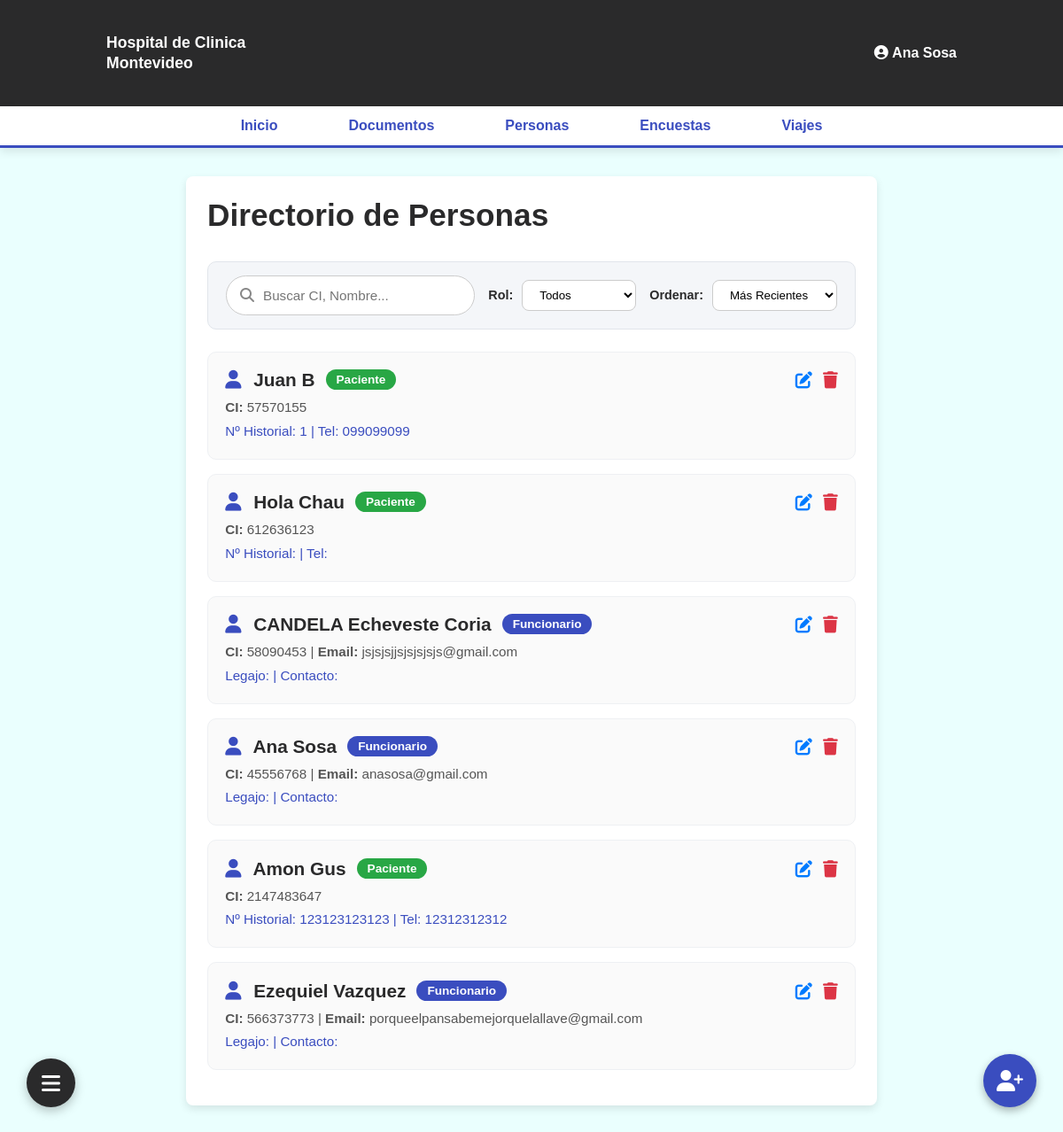
Screenshot of /personas.php (signed in) with the database file from the repository.
### tables this page shows
CREATE TABLE `paciente` (
  `idpaciente` int(6) NOT NULL,
  `id_usuario` int(6) DEFAULT NULL,
  `tel_contacto` varchar(50) DEFAULT NULL,
  `nro_hospital` varchar(50) DEFAULT NULL
);

CREATE TABLE `usuario` (
  `nombre` varchar(50) NOT NULL,
  `apellido` varchar(50) NOT NULL,
  `cedula_identidad` int(11) NOT NULL,
  `email` varchar(100) DEFAULT NULL,
  `pass` varchar(255) DEFAULT NULL,
  `id_usuario` int(11) NOT NULL
);

### personas.php (the view, shortened to what this page needs)
<?php
require_once 'php/conexion.php';
$search = isset($_GET['search']) ? mysqli_real_escape_string($enlace, trim($_GET['search'])) : '';
$filtro_rol = isset($_GET['rol']) ? $_GET['rol'] : 'todos';
$orden = isset($_GET['orden']) ? $_GET['orden'] : 'recientes';
$consulta_personas = "
    SELECT
        u.id_usuario, u.nombre, u.apellido, u.cedula_identidad, u.email,
        p.idpaciente, p.tel_contacto, p.nro_hospital,
        f.idfuncionario, f.cargo, f.legajo, f.contacto AS contacto_func
    FROM usuario u
    LEFT JOIN paciente p ON u.id_usuario = p.id_usuario
    LEFT JOIN funcionario f ON u.id_usuario = f.id_usuario
    WHERE 1=1
";
if ($orden === 'az') {
    $consulta_personas .= " ORDER BY u.nombre ASC";
} elseif ($orden === 'za') {
    $consulta_personas .= " ORDER BY u.nombre DESC";
} else {
    $consulta_personas .= " ORDER BY u.id_usuario DESC";
}
$resultado_personas = mysqli_query($enlace, $consulta_personas);
?>
<!DOCTYPE html>
<html lang="es">
<head>
    <link rel="stylesheet" href="css/style-a.css">
    <link rel="stylesheet" href="css/persona.css?v=<?php echo time(); ?>">
    <link rel="stylesheet" href="https://cdnjs.cloudflare.com/ajax/libs/font-awesome/6.4.0/css/all.min.css">
</head>
<body>
    <header class="header" id="header-index">
        <div class="header-top">
            <div class="logo">
                Hospital de Clinica <br> Montevideo
            </div>
            <div class="user-profile">
                <?php if (isset($_SESSION['id'])): ?>
                    <i class="fa-solid fa-circle-user avatar"></i>
                    <b><a href="perfil.html" class="user-name"><span><?php echo htmlspecialchars($_SESSION['nombre'] . ' ' . ($_SESSION['apellido'] ?? '')); ?></span></a></b>
                <?php else: ?>
                    <a href="php/login.php"><span>Iniciar Sesion</span></a>
                <?php endif; ?>
            </div>
        </div>
        <div class="menu" id="menu-index">
            <a href="index.php">Inicio</a>
            <a href="documentos.php">Documentos</a>
            <a href="personas.php">Personas</a>
            <a href="encuestas.php">Encuestas</a>
            <a href="viajes.php">Viajes</a>
        </div>
    </header>
    <main class="main-body">
        <div class="main-content" id="main-content-personas">
            <h1 class="titulo-personas">Directorio de Personas</h1>
            <div class="control-bar">
                <form method="GET" action="personas.php" class="form-controls">
                    <div class="search-box">
                        <i class="fa-solid fa-magnifying-glass"></i>
                        <input type="text" name="search" placeholder="Buscar CI, Nombre..." value="<?php echo htmlspecialchars($search); ?>">
                    </div>
                    <div class="select-box">
                        <label>Rol:</label>
                        <select name="rol" onchange="this.form.submit()">
                            <option value="todos" <?php if($filtro_rol=='todos') echo 'selected'; ?>>Todos</option>
                        </select>
                    </div>
                    <div class="select-box">
                        <label>Ordenar:</label>
                        <select name="orden" onchange="this.form.submit()">
                            <option value="recientes" <?php if($orden=='recientes') echo 'selected'; ?>>Más Recientes</option>
                        </select>
                    </div>
                </form>
            </div>
            <div class="personas-section">
                <?php if (mysqli_num_rows($resultado_personas) > 0): ?>
                    <?php while ($persona = mysqli_fetch_assoc($resultado_personas)): ?>
                        <?php
                            if (!empty($persona['idpaciente'])) {
                                $rol_badge = "Paciente";
                                $badge_class = "badge-paciente";
                                $detalle_rol = "Nº Historial: " . htmlspecialchars($persona['nro_hospital']) . " | Tel: " . htmlspecialchars($persona['tel_contacto']);
                            } else {
                                $rol_badge = htmlspecialchars($persona['cargo'] ?? 'Funcionario');
                                $badge_class = "badge-funcionario";
                                $detalle_rol = "Legajo: " . htmlspecialchars($persona['legajo']) . " | Contacto: " . htmlspecialchars($persona['contacto_func']);
                            }
                        ?>
                        <div class="persona-card">
                            <div class="persona-card-header">
                                <div class="side-left-persona">
                                    <h2 class="persona-title">
                                        <i class="fa-solid fa-user" style="margin-right: 8px; color: var(--secondary-color);"></i>
                                        <?php echo htmlspecialchars($persona['nombre'] . ' ' . $persona['apellido']); ?>
                                    </h2>
                                    <span class="persona-badge <?php echo $badge_class; ?>">
                                        <?php echo $rol_badge; ?>
                                    </span>
                                </div>
                                <div class="side-right-persona">
                                    <button class="btn-action btn-edit-persona"
                                        data-id="<?php echo $persona['id_usuario']; ?>"
                                        data-nombre="<?php echo htmlspecialchars($persona['nombre']); ?>"
                                        data-apellido="<?php echo htmlspecialchars($persona['apellido']); ?>"
                                        data-cedula="<?php echo htmlspecialchars($persona['cedula_identidad']); ?>"
                                        data-email="<?php echo htmlspecialchars($persona['email'] ?? ''); ?>"
                                        data-rol="<?php echo !empty($persona['idpaciente']) ? 'paciente' : 'funcionario'; ?>"
                                        data-tel="<?php echo htmlspecialchars($persona['tel_contacto'] ?? ''); ?>"
                                        data-nrohospital="<?php echo htmlspecialchars($persona['nro_hospital'] ?? ''); ?>"
                                        data-cargo="<?php echo htmlspecialchars($persona['cargo'] ?? ''); ?>"
                                        data-legajo="<?php echo htmlspecialchars($persona['legajo'] ?? ''); ?>"
                                        data-contactofunc="<?php echo htmlspecialchars($persona['contacto_func'] ?? ''); ?>"
                                    title="Editar Persona">
                                    <i class="fa-solid fa-edit" style="color: #007bff; font-size: 1.2rem;"></i>
                                    </button>
                                    <button class="btn-action btn-delete-persona"
                                        data-id="<?php echo $persona['id_usuario']; ?>" title="Eliminar Persona">
                                        <i class="fa-solid fa-trash" style="color: #dc3545; font-size: 1.2rem;"></i>
                                    </button>
                                </div>
                            </div>
                            <div class="persona-info-body">
                                <p><strong>CI:</strong> <?php echo htmlspecialchars($persona['cedula_identidad']); ?>
                                <?php if($persona['email']) echo "| <strong>Email:</strong> " . htmlspecialchars($persona['email']); ?></p>
                                <p class="persona-detalle-rol"><?php echo $detalle_rol; ?></p>
                            </div>
                        </div>
                    <?php endwhile; ?>
                <?php else: ?>
                    <p style="text-align: center; color: #777;">No se encontraron personas con esos filtros.</p>
                <?php endif; ?>
            </div>
        </div>
    </main>
    <button class="crg-btn-persona" id="btnCargarPersona" title="Registrar Persona">
        <i class="fa-solid fa-user-plus" style="font-size: 1.5rem; color: white;"></i>
    </button>
    <div class="floating-menu-container">
        <button class="fab-btn" id="fabBtn">
            <i class="fa-solid fa-bars" id="fabIcon"></i>
        </button>
    </div>
</body>
</html>

### css/style-a.css (style rules this page uses)
* { margin: 0; padding: 0; box-sizing: border-box; }
:root { --primary-color: #2a2a2b; --pressed-primary-color: #000000; --secondary-color: #3a4dbf; --pressed-secondary-color: #303061; --background-color: #eafffe; --main-color: #ffffff; --text-color: #333333; --grey-color: #747272; --pressed-grey-color: #dcdcdc; }
body { font-family: Arial, sans-serif; background-color: var(--background-color); color: var(--text-color); width: 100%; }
header { background-color: var(--primary-color); color: var(--main-color); width: 100%; }
.header-top { display: flex; justify-content: space-between; align-items: center; padding: 1.5rem 10%; min-height: 120px; }
.header-top a { text-decoration: none; color: var(--main-color); }
.logo { font-size: 1.1rem; font-weight: bold; line-height: 1.3; text-align: left; }
#menu-index { display: flex; justify-content: center; align-items: center; gap: 5rem; text-decoration: none; background-color: var(--main-color); padding: 0.8rem 1rem; border-bottom: 3px solid var(--secondary-color); box-shadow: 0px 4px 10px rgba(0, 0, 0, 0.1); }
#menu-index a { text-decoration: none; color: var(--secondary-color); font-weight: bold; font-size: 1rem; transition: color 0.2s ease; }
.main-body { padding: 2rem 0; }
.floating-menu-container { position: fixed; bottom: 30px; left: 30px; z-index: 100; }
.fab-btn { width: 55px; height: 55px; border-radius: 50%; background-color: var(--primary-color); border: none; color: var(--main-color); font-size: 1.5rem; cursor: pointer; box-shadow: 0px 4px 12px rgba(0, 0, 0, 0.25); display: flex; justify-content: center; align-items: center; transition: transform 0.2s, background-color 0.2s; }

### css/persona.css (style rules this page uses)
#main-content-personas { display: flex; flex-direction: column; align-items: stretch; padding: 1.5rem; margin: 0 auto; width: 65%; background-color: var(--main-color); box-shadow: 0px 4px 10px rgba(0, 0, 0, 0.1); border-radius: 8px; }
.titulo-personas { color: var(--primary-color); font-size: 2.2rem; margin-bottom: 2rem; }
.persona-card { padding: 1.2rem; margin-bottom: 1rem; display: flex; flex-direction: column; border-radius: 10px; border: 1px solid #eef0f3; background-color: #fafafa; transition: all 0.3s ease; }
.persona-card-header { display: flex; flex-direction: row; justify-content: space-between; align-items: center; margin-bottom: 0.5rem; }
.side-left-persona { display: flex; align-items: center; gap: 12px; }
.persona-title { color: var(--primary-color); font-size: 1.3rem; margin: 0; }
.persona-badge { padding: 4px 12px; border-radius: 20px; font-size: 0.85rem; font-weight: bold; color: white; }
.badge-paciente { background-color: #28a745; }
.badge-funcionario { background-color: var(--secondary-color); }
.side-right-persona { display: flex; align-items: center; gap: 12px; }
.persona-info-body { color: #555; font-size: 0.95rem; line-height: 1.5; }
.persona-detalle-rol { margin-top: 4px; color: var(--secondary-color); font-weight: 500; }
.crg-btn-persona { position: fixed; bottom: 30px; right: 30px; background-color: var(--secondary-color); border-radius: 50%; width: 60px; height: 60px; border: none; cursor: pointer; box-shadow: 0 4px 10px rgba(0,0,0,0.3); display: flex; justify-content: center; align-items: center; z-index: 999; transition: background-color 0.3s ease, transform 0.2s ease; }
.btn-action { background: none; border: none; cursor: pointer; transition: transform 0.2s ease; }
.control-bar { background: #f4f6f9; padding: 15px 20px; border-radius: 10px; margin-bottom: 25px; border: 1px solid #e1e5eb; }
.form-controls { display: flex; justify-content: space-between; align-items: center; gap: 15px; flex-wrap: wrap; }
.search-box { display: flex; align-items: center; background: #fff; border: 1px solid #ccc; border-radius: 25px; padding: 5px 15px; flex-grow: 1; max-width: 400px; }
.search-box i { color: #888; margin-right: 10px; }
.search-box input { border: none; outline: none; width: 100%; padding: 8px 0; font-size: 0.95rem; }
.select-box { display: flex; align-items: center; gap: 10px; }
.select-box label { font-size: 0.9rem; font-weight: bold; color: var(--primary-color); }
.select-box select { padding: 8px 15px; border-radius: 8px; border: 1px solid #ccc; background: #fff; outline: none; font-family: inherit; cursor: pointer; transition: border-color 0.2s; }

### rows the page displays
paciente: id_usuario.apellido "Juan B", idpaciente "Paciente", id_usuario.cedula_identidad "57570155", detalle_rol "Nº Historial: 1 | Tel: 099099099"
paciente: id_usuario.apellido "Hola Chau", idpaciente "Paciente", id_usuario.cedula_identidad "612636123", detalle_rol "Nº Historial: | Tel:"
usuario: nombre+apellido "CANDELA Echeveste Coria", rol_badge "Funcionario", cedula_identidad "58090453", email "jsjsjsjjsjsjsjsjs@gmail.com", detalle_rol "Legajo: | Contacto:"
usuario: nombre+apellido "Ana Sosa", rol_badge "Funcionario", cedula_identidad "45556768", email "anasosa@gmail.com", detalle_rol "Legajo: | Contacto:"
paciente: id_usuario.apellido "Amon Gus", idpaciente "Paciente", id_usuario.cedula_identidad "2147483647", detalle_rol "Nº Historial: 123123123123 | Tel: 12312312312"
usuario: nombre+apellido "Ezequiel Vazquez", rol_badge "Funcionario", cedula_identidad "566373773", email "porqueelpansabemejorquelallave@gmail.com", detalle_rol "Legajo: | Contacto:"

### other values shown
$_SESSION['nombre'] . ' ' . ($_SESSION['apellido'] ?? '') "Ana Sosa"
